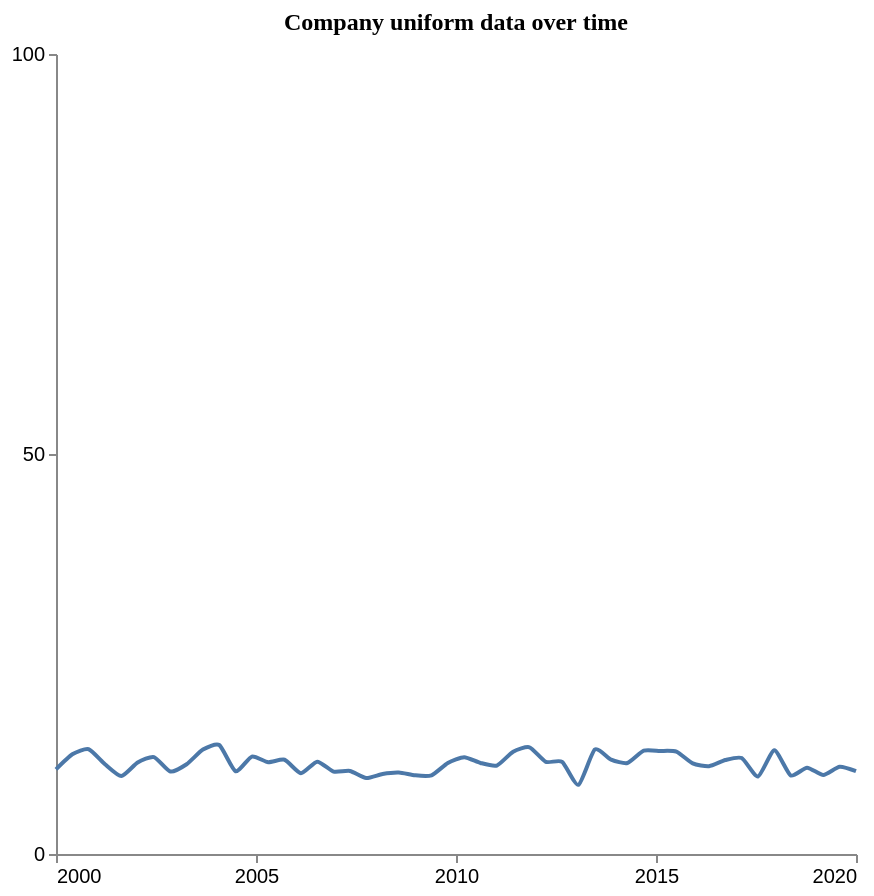

The specification (Vega-Lite) saved for this image:
### Vega-Lite specification from a JSON file in a GitHub repository (floating-point values rounded to 4 significant figures)
{"$schema": "https://vega.github.io/schema/vega-lite/v5.json", "description": "Pattern: Uniform", "data": {"values": [{"X": 2000.0, "Y": 10.58}, {"X": 2000.0, "Y": 12.46}, {"X": 2001.0, "Y": 13.09}, {"X": 2001.0, "Y": 11.22}, {"X": 2002.0, "Y": 9.736}, {"X": 2002.0, "Y": 11.44}, {"X": 2002.0, "Y": 12.11}, {"X": 2003.0, "Y": 10.31}, {"X": 2003.0, "Y": 11.22}, {"X": 2004.0, "Y": 13.05}, {"X": 2004.0, "Y": 13.62}, {"X": 2004.0, "Y": 10.34}, {"X": 2005.0, "Y": 12.17}, {"X": 2005.0, "Y": 11.48}, {"X": 2006.0, "Y": 11.78}, {"X": 2006.0, "Y": 10.1}, {"X": 2007.0, "Y": 11.54}, {"X": 2007.0, "Y": 10.3}, {"X": 2007.0, "Y": 10.38}, {"X": 2008.0, "Y": 9.498}, {"X": 2008.0, "Y": 10.0}, {"X": 2009.0, "Y": 10.19}, {"X": 2009.0, "Y": 9.833}, {"X": 2009.0, "Y": 9.841}, {"X": 2010.0, "Y": 11.37}, {"X": 2010.0, "Y": 12.11}, {"X": 2011.0, "Y": 11.38}, {"X": 2011.0, "Y": 11.06}, {"X": 2011.0, "Y": 12.8}, {"X": 2012.0, "Y": 13.34}, {"X": 2012.0, "Y": 11.52}, {"X": 2013.0, "Y": 11.53}, {"X": 2013.0, "Y": 8.649}, {"X": 2013.0, "Y": 13.06}, {"X": 2014.0, "Y": 11.8}, {"X": 2014.0, "Y": 11.37}, {"X": 2015.0, "Y": 12.92}, {"X": 2015.0, "Y": 12.88}, {"X": 2016.0, "Y": 12.8}, {"X": 2016.0, "Y": 11.32}, {"X": 2016.0, "Y": 10.98}, {"X": 2017.0, "Y": 11.75}, {"X": 2017.0, "Y": 11.99}, {"X": 2018.0, "Y": 9.689}, {"X": 2018.0, "Y": 12.96}, {"X": 2018.0, "Y": 9.818}, {"X": 2019.0, "Y": 10.8}, {"X": 2019.0, "Y": 9.887}, {"X": 2020.0, "Y": 10.91}, {"X": 2020.0, "Y": 10.35}]}, "mark": {"type": "line", "interpolate": "cardinal", "tension": 0.4}, "encoding": {"x": {"field": "X", "type": "quantitative", "title": "", "axis": {"grid": false, "format": "d", "values": [2000, 2005, 2010, 2015, 2020], "tickSize": 4}, "scale": {"domain": [2000, 2020]}}, "y": {"field": "Y", "type": "quantitative", "title": "", "axis": {"grid": false, "format": "d", "values": [0, 50, 100], "tickSize": 4, "tickOpacity": 1}, "scale": {"domain": [0, 100]}}}, "title": {"text": "Company uniform data over time", "anchor": "middle", "font": "Tahoma", "fontSize": 12}, "config": {"lineBreak": "^", "view": {"stroke": null}}, "height": 400, "width": 400, "autosize": "pad"}
